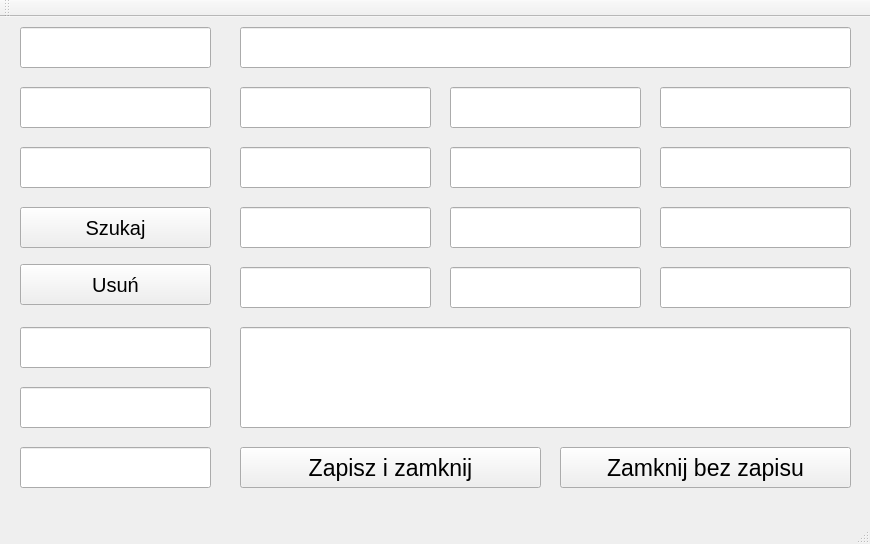
<?xml version="1.0" encoding="UTF-8"?>
<ui version="4.0">
 <class>MainWindow</class>
 <widget class="QMainWindow" name="MainWindow">
  <property name="geometry">
   <rect>
    <x>0</x>
    <y>0</y>
    <width>870</width>
    <height>544</height>
   </rect>
  </property>
  <property name="windowTitle">
   <string>MainWindow</string>
  </property>
  <widget class="QWidget" name="centralWidget">
   <widget class="QLineEdit" name="pesel">
    <property name="geometry">
     <rect>
      <x>20</x>
      <y>130</y>
      <width>191</width>
      <height>41</height>
     </rect>
    </property>
   </widget>
   <widget class="QPushButton" name="zamknij_bez_zapisu">
    <property name="geometry">
     <rect>
      <x>560</x>
      <y>430</y>
      <width>291</width>
      <height>41</height>
     </rect>
    </property>
    <property name="font">
     <font>
      <pointsize>17</pointsize>
     </font>
    </property>
    <property name="text">
     <string>Zamknij bez zapisu</string>
    </property>
   </widget>
   <widget class="QLineEdit" name="lek2">
    <property name="geometry">
     <rect>
      <x>450</x>
      <y>130</y>
      <width>191</width>
      <height>41</height>
     </rect>
    </property>
   </widget>
   <widget class="QLineEdit" name="badanie3">
    <property name="geometry">
     <rect>
      <x>240</x>
      <y>190</y>
      <width>191</width>
      <height>41</height>
     </rect>
    </property>
   </widget>
   <widget class="QLineEdit" name="lek1">
    <property name="geometry">
     <rect>
      <x>450</x>
      <y>70</y>
      <width>191</width>
      <height>41</height>
     </rect>
    </property>
   </widget>
   <widget class="QLineEdit" name="dawka3">
    <property name="geometry">
     <rect>
      <x>660</x>
      <y>190</y>
      <width>191</width>
      <height>41</height>
     </rect>
    </property>
   </widget>
   <widget class="QLineEdit" name="nazwisko">
    <property name="geometry">
     <rect>
      <x>20</x>
      <y>70</y>
      <width>191</width>
      <height>41</height>
     </rect>
    </property>
   </widget>
   <widget class="QLineEdit" name="objawy">
    <property name="geometry">
     <rect>
      <x>240</x>
      <y>310</y>
      <width>611</width>
      <height>101</height>
     </rect>
    </property>
   </widget>
   <widget class="QLineEdit" name="badanie4">
    <property name="geometry">
     <rect>
      <x>240</x>
      <y>250</y>
      <width>191</width>
      <height>41</height>
     </rect>
    </property>
   </widget>
   <widget class="QLineEdit" name="choroba">
    <property name="geometry">
     <rect>
      <x>240</x>
      <y>10</y>
      <width>611</width>
      <height>41</height>
     </rect>
    </property>
   </widget>
   <widget class="QLineEdit" name="dawka2">
    <property name="geometry">
     <rect>
      <x>660</x>
      <y>130</y>
      <width>191</width>
      <height>41</height>
     </rect>
    </property>
   </widget>
   <widget class="QLineEdit" name="badanie1">
    <property name="geometry">
     <rect>
      <x>240</x>
      <y>70</y>
      <width>191</width>
      <height>41</height>
     </rect>
    </property>
   </widget>
   <widget class="QLineEdit" name="adres">
    <property name="geometry">
     <rect>
      <x>20</x>
      <y>430</y>
      <width>191</width>
      <height>41</height>
     </rect>
    </property>
   </widget>
   <widget class="QLineEdit" name="badanie2">
    <property name="geometry">
     <rect>
      <x>240</x>
      <y>130</y>
      <width>191</width>
      <height>41</height>
     </rect>
    </property>
   </widget>
   <widget class="QLineEdit" name="lek4">
    <property name="geometry">
     <rect>
      <x>450</x>
      <y>250</y>
      <width>191</width>
      <height>41</height>
     </rect>
    </property>
   </widget>
   <widget class="QLineEdit" name="dawka1">
    <property name="geometry">
     <rect>
      <x>660</x>
      <y>70</y>
      <width>191</width>
      <height>41</height>
     </rect>
    </property>
   </widget>
   <widget class="QLineEdit" name="miasto">
    <property name="geometry">
     <rect>
      <x>20</x>
      <y>370</y>
      <width>191</width>
      <height>41</height>
     </rect>
    </property>
   </widget>
   <widget class="QLineEdit" name="imie">
    <property name="geometry">
     <rect>
      <x>20</x>
      <y>10</y>
      <width>191</width>
      <height>41</height>
     </rect>
    </property>
   </widget>
   <widget class="QLineEdit" name="lek3">
    <property name="geometry">
     <rect>
      <x>450</x>
      <y>190</y>
      <width>191</width>
      <height>41</height>
     </rect>
    </property>
   </widget>
   <widget class="QLineEdit" name="dawka4">
    <property name="geometry">
     <rect>
      <x>660</x>
      <y>250</y>
      <width>191</width>
      <height>41</height>
     </rect>
    </property>
   </widget>
   <widget class="QLineEdit" name="data_uro">
    <property name="geometry">
     <rect>
      <x>20</x>
      <y>310</y>
      <width>191</width>
      <height>41</height>
     </rect>
    </property>
   </widget>
   <widget class="QPushButton" name="zamknij">
    <property name="geometry">
     <rect>
      <x>240</x>
      <y>430</y>
      <width>301</width>
      <height>41</height>
     </rect>
    </property>
    <property name="font">
     <font>
      <pointsize>17</pointsize>
     </font>
    </property>
    <property name="text">
     <string>Zapisz i zamknij</string>
    </property>
   </widget>
   <widget class="QPushButton" name="szukaj">
    <property name="geometry">
     <rect>
      <x>20</x>
      <y>190</y>
      <width>191</width>
      <height>41</height>
     </rect>
    </property>
    <property name="font">
     <font>
      <pointsize>15</pointsize>
     </font>
    </property>
    <property name="text">
     <string>Szukaj</string>
    </property>
   </widget>
   <widget class="QPushButton" name="usun">
    <property name="geometry">
     <rect>
      <x>20</x>
      <y>247</y>
      <width>191</width>
      <height>41</height>
     </rect>
    </property>
    <property name="font">
     <font>
      <pointsize>15</pointsize>
     </font>
    </property>
    <property name="text">
     <string>Usuń</string>
    </property>
   </widget>
  </widget>
  <widget class="QMenuBar" name="menuBar">
   <property name="geometry">
    <rect>
     <x>0</x>
     <y>0</y>
     <width>870</width>
     <height>26</height>
    </rect>
   </property>
  </widget>
  <widget class="QToolBar" name="mainToolBar">
   <attribute name="toolBarArea">
    <enum>TopToolBarArea</enum>
   </attribute>
   <attribute name="toolBarBreak">
    <bool>false</bool>
   </attribute>
  </widget>
  <widget class="QStatusBar" name="statusBar"/>
 </widget>
 <layoutdefault spacing="6" margin="11"/>
 <resources/>
 <connections/>
</ui>
